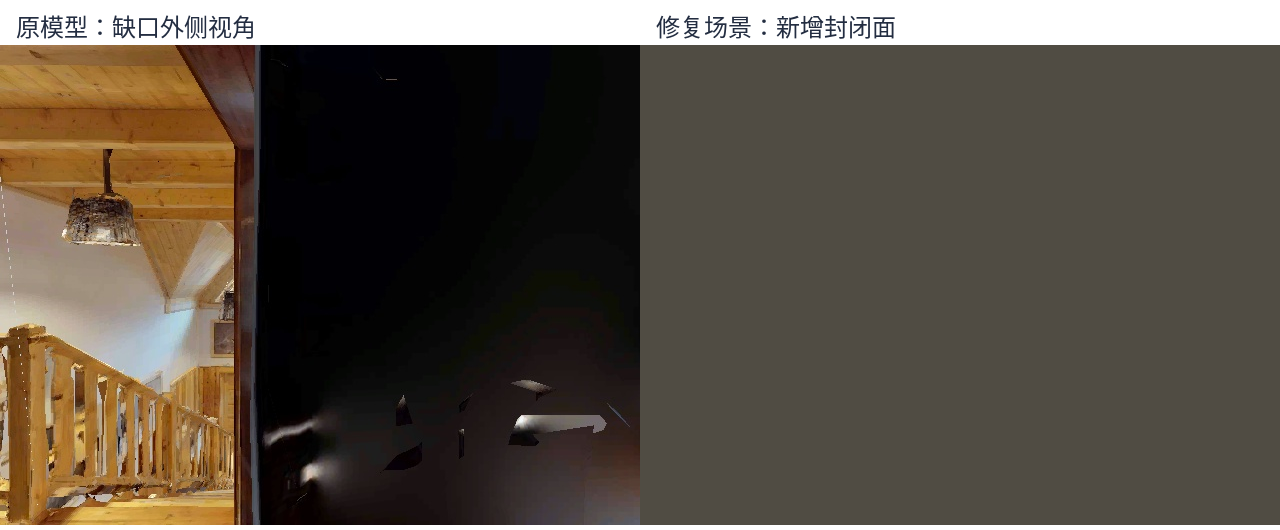
#> input picture scene_repairs/00337_three_floor_shell/虚拟墙修复对照.png, 1280 x 530 px, given in place of 00337_truth_vs_falcon_3d.png, which was not available
$ python compose_paper_system_overview.py
#> lines starting #> are read from the running program, lines starting #| are printed output that depends on the picture; pictures that were not available may be replaced by others from this repository, and a replacement may not be noted
#!/usr/bin/env python3
"""Compose a dense paper-facing System Overview from real project outputs."""

from __future__ import annotations

import argparse
from pathlib import Path

import matplotlib.pyplot as plt
from matplotlib.patches import FancyArrowPatch, FancyBboxPatch
from PIL import Image


ROOT = Path(__file__).resolve().parents[3]
SELECTED = ROOT / "paper/system_overview/assets/selected"
FINAL = ROOT / "paper/system_overview/assets/final"

NAVY = "#17324d"
GRAY = "#65758b"
GREEN = "#3a7d44"
BLUE = "#2f6f9f"
PURPLE = "#7b3f86"
ORANGE = "#c56522"
RED = "#b83a45"


def load(path: Path, crop=None):
#> called with crop = (0.48, 0.08, 1, 0.52)
    image = Image.open(path).convert("RGB")
#> image is the input picture: PIL image 1280x530 RGB; mean R, G, B 90, 81.1, 70
    if crop is not None:
        w, h = image.size
#> w = 1280; h = 530
        left, top, right, bottom = crop
        image = image.crop((int(left * w), int(top * h), int(right * w), int(bottom * h)))
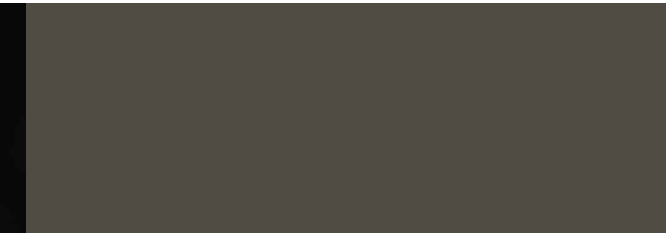
#> image: PIL image 666x233 RGB; mean R, G, B 79.5, 75.7, 67.2
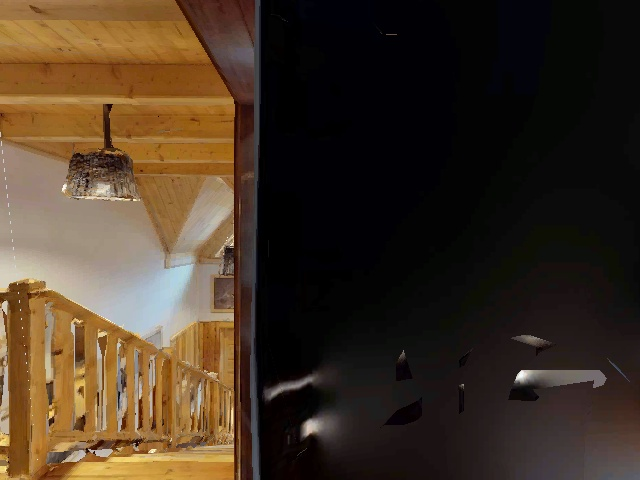
#> input picture scene_repairs/00337_three_floor_shell/before_rgb.jpg, 640 x 480 px, given in place of 00337_room_semantics.png, which was not available
#> in load, image is the input picture: PIL image 640x480 RGB; mean R, G, B 68, 52.2, 36.5
    return image


def panel(ax, xywh, title, edge, face):
    x, y, w, h = xywh
    patch = FancyBboxPatch((x, y), w, h, boxstyle="round,pad=.008",
                           linewidth=2.0, linestyle=(0, (5, 3)),
                           edgecolor=edge, facecolor=face, zorder=0)
    ax.add_patch(patch)
    ax.text(x + .015, y + h - .028, title, ha="left", va="top",
            fontsize=13, weight="bold", color=edge)


def image_axis(fig, box, image, title=None, border=None):
    ax = fig.add_axes(box)
    ax.imshow(image)
    ax.set_xticks([])
    ax.set_yticks([])
    for spine in ax.spines.values():
        spine.set_visible(border is not None)
        if border:
            spine.set_color(border)
            spine.set_linewidth(2)
    if title:
        ax.set_title(title, fontsize=9, pad=3, weight="bold", color=NAVY)
    return ax


def main():
    parser = argparse.ArgumentParser()
    parser.add_argument("--output", type=Path, default=FINAL / "system_overview")
    args = parser.parse_args()
    args.output.parent.mkdir(parents=True, exist_ok=True)

    fig = plt.figure(figsize=(18, 9.4), facecolor="white")
    canvas = fig.add_axes([0, 0, 1, 1])
    canvas.set_xlim(0, 1)
    canvas.set_ylim(0, 1)
    canvas.axis("off")

    # Header: a concrete, natural multi-task instruction.
    canvas.text(.5, .965, "PRE-MAP-VLN: Language-Guided Long-Horizon Task Execution with a Reusable 3D Semantic Map",
                ha="center", va="top", fontsize=18, weight="bold", color=NAVY)
    instruction = ("“Check the microwave on the kitchen counter, the coffee table beside the sofa, "
                   "the bag under the bed, and the TV in the living room; arrange the route yourself.”")
    canvas.add_patch(FancyBboxPatch((.055, .865), .89, .062, boxstyle="round,pad=.008",
                                    linewidth=1.5, edgecolor=GRAY, facecolor="#f8fafc"))
    canvas.text(.5, .896, instruction, ha="center", va="center", fontsize=11, color=NAVY)

    # Three substantive modules; every module contains real project images.
    panel(canvas, (.025, .08, .31, .74), "A  Pre-built 3D semantic map (offline, floors 1--3)", GREEN, "#f3f8f1")
    panel(canvas, (.355, .08, .29, .74), "B  Language-to-executable mission planning", PURPLE, "#f7f2f8")
    panel(canvas, (.665, .08, .31, .74), "C  Online flight, verification, and update", RED, "#fcf3f3")

    # A: real 3D explored map and compact floor semantics.
    explored = load(SELECTED / "stage1/00337_truth_vs_falcon_3d.png", crop=(.48, .08, 1, .52))
    rooms = load(SELECTED / "room_pipeline/00337_room_semantics.png")
    image_axis(fig, [.045, .445, .27, .30], explored, "FALCON 3D occupancy + executed exploration trajectory")
    image_axis(fig, [.045, .14, .27, .23], rooms, "Transition-aware room regions and Qwen room semantics")
    canvas.text(.18, .105, "occupancy  +  object boxes  +  rooms  +  inter-floor transitions",
                ha="center", va="center", fontsize=9.5, color=GREEN, weight="bold")

    # B1: structured task graph, drawn compactly to avoid crossing edges.
    graph_y = .655
    nodes = [(.395, "microwave\nL2 kitchen"), (.485, "coffee table\nL2 living"),
             (.575, "bag\nunder bed L1"), (.485, "TV\nL3 living")]
    for x, text in nodes:
        y = graph_y if "TV" not in text else .555
        canvas.add_patch(FancyBboxPatch((x - .037, y - .034), .074, .068,
                                        boxstyle="round,pad=.006", linewidth=1.3,
                                        edgecolor=PURPLE, facecolor="white"))
        canvas.text(x, y, text, ha="center", va="center", fontsize=7.3, color=NAVY, weight="bold")
    canvas.text(.5, .755, "Qwen task graph", ha="center", fontsize=10.5, weight="bold", color=PURPLE)
    canvas.text(.5, .715, "spatial constraints preserved  •  no mandatory order in this instruction",
                ha="center", fontsize=8.5, color=GRAY)
    canvas.text(.5, .515, "joint optimizer chooses task order and one executable pose per task",
                ha="center", fontsize=8.2, color=PURPLE, style="italic")

    # B2: actual candidate view geometry.
    candidate = load(SELECTED / "generated/候选观察位姿_三维视锥.png", crop=(.05, .10, .97, .94))
#> call 3 of load, with crop = (0.05, 0.1, 0.97, 0.94)
#> in load (call 3), `image = image.crop((int(left * w), int(top * h), int(right * w), int(b..`:
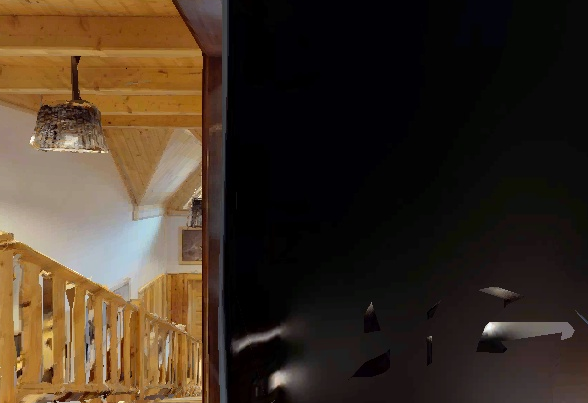
#> image: PIL image 588x403 RGB; mean R, G, B 64.4, 50, 35.9
    image_axis(fig, [.38, .17, .24, .32], candidate, "Task-conditioned 3D observation poses")
    canvas.text(.5, .115, "shared 3D occupancy semantics  →  coarse 3D A* cost  →  full A* + B-spline validation",
                ha="center", fontsize=8.5, color=PURPLE, weight="bold")

    # C: actual trajectory plus terminal visual evidence.
    execution = load(SELECTED / "stage2/00337_stage2_task_execution_summary.png", crop=(0, 0, .59, 1))
    image_axis(fig, [.688, .39, .265, .35], execution, "Continuous multi-floor UAV execution")
    evidence = [
        ("microwave", load(SELECTED / "stage2/00337_terminal_microwave.jpg")),
        ("coffee table", load(SELECTED / "stage2/00337_terminal_coffee_table.jpg")),
        ("television", load(SELECTED / "stage2/00337_terminal_tv.jpg")),
    ]
    positions = [.69, .785, .88]
    for x, (label, image) in zip(positions, evidence):
        image_axis(fig, [x, .18, .082, .14], image, label, border="#35a763")
    canvas.text(.82, .125, "OWLv2 observation  →  RGB-D projection  →  map update / task outcome",
                ha="center", fontsize=9, color=RED, weight="bold")

    # Main flow and online feedback loop.
    for x1, x2 in ((.337, .353), (.647, .663)):
        canvas.add_patch(FancyArrowPatch((x1, .47), (x2, .47), arrowstyle="simple",
                                         mutation_scale=22, color=ORANGE, linewidth=0))
    canvas.add_patch(FancyArrowPatch((.91, .09), (.50, .09), arrowstyle="-|>",
                                     mutation_scale=13, linewidth=1.8,
                                     linestyle="--", color=RED,
                                     connectionstyle="arc3,rad=-.15"))
    canvas.text(.72, .045, "failed verification → conditional replanning / semantic recovery",
                ha="center", fontsize=9, color=RED, weight="bold")

    for ext in ("png", "pdf"):
        fig.savefig(args.output.with_suffix(f".{ext}"), dpi=240, bbox_inches="tight", facecolor="white")
    plt.close(fig)
    print(f"generated {args.output}.png and {args.output}.pdf")


if __name__ == "__main__":
#> (the run stopped early here; a loop or call above may not have finished)
